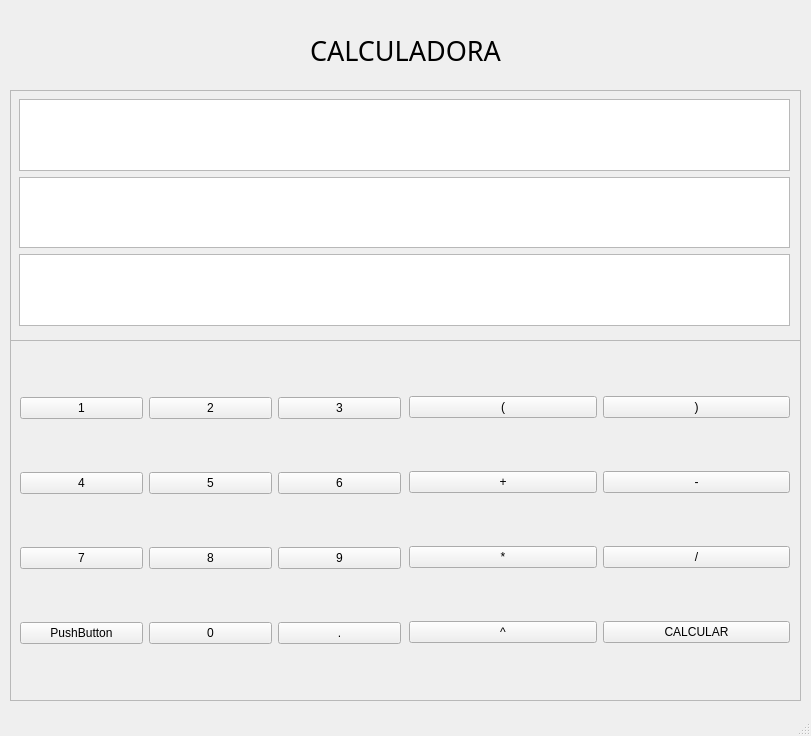
<?xml version="1.0" encoding="UTF-8"?>
<ui version="4.0">
 <class>CALCULADORA</class>
 <widget class="QMainWindow" name="CALCULADORA">
  <property name="geometry">
   <rect>
    <x>0</x>
    <y>0</y>
    <width>811</width>
    <height>736</height>
   </rect>
  </property>
  <property name="windowTitle">
   <string>CALCULADORA</string>
  </property>
  <widget class="QWidget" name="centralwidget">
   <widget class="QFrame" name="frame">
    <property name="geometry">
     <rect>
      <x>10</x>
      <y>90</y>
      <width>791</width>
      <height>251</height>
     </rect>
    </property>
    <property name="frameShape">
     <enum>QFrame::StyledPanel</enum>
    </property>
    <property name="frameShadow">
     <enum>QFrame::Raised</enum>
    </property>
    <widget class="QWidget" name="gridLayoutWidget_3">
     <property name="geometry">
      <rect>
       <x>9</x>
       <y>9</y>
       <width>771</width>
       <height>227</height>
      </rect>
     </property>
     <layout class="QGridLayout" name="gridPantalla">
      <item row="1" column="0">
       <widget class="QTextEdit" name="labelExpresionInfija"/>
      </item>
      <item row="3" column="0">
       <widget class="QTextEdit" name="labelResultado"/>
      </item>
      <item row="2" column="0">
       <widget class="QTextEdit" name="labelExpresionPostfija"/>
      </item>
     </layout>
    </widget>
   </widget>
   <widget class="QFrame" name="frame_2">
    <property name="geometry">
     <rect>
      <x>10</x>
      <y>340</y>
      <width>791</width>
      <height>361</height>
     </rect>
    </property>
    <property name="frameShape">
     <enum>QFrame::StyledPanel</enum>
    </property>
    <property name="frameShadow">
     <enum>QFrame::Raised</enum>
    </property>
    <widget class="QWidget" name="gridLayoutWidget">
     <property name="geometry">
      <rect>
       <x>10</x>
       <y>10</y>
       <width>381</width>
       <height>341</height>
      </rect>
     </property>
     <layout class="QGridLayout" name="gridNumerosPunto">
      <item row="1" column="1">
       <widget class="QPushButton" name="botonCinco">
        <property name="text">
         <string>5</string>
        </property>
       </widget>
      </item>
      <item row="0" column="0">
       <widget class="QPushButton" name="botonUno">
        <property name="text">
         <string>1</string>
        </property>
       </widget>
      </item>
      <item row="0" column="2">
       <widget class="QPushButton" name="botonTres">
        <property name="text">
         <string>3</string>
        </property>
       </widget>
      </item>
      <item row="1" column="0">
       <widget class="QPushButton" name="botonCuatro">
        <property name="text">
         <string>4</string>
        </property>
       </widget>
      </item>
      <item row="1" column="2">
       <widget class="QPushButton" name="botonSeis">
        <property name="text">
         <string>6</string>
        </property>
       </widget>
      </item>
      <item row="2" column="2">
       <widget class="QPushButton" name="botonNueve">
        <property name="text">
         <string>9</string>
        </property>
       </widget>
      </item>
      <item row="2" column="0">
       <widget class="QPushButton" name="botonSiete">
        <property name="text">
         <string>7</string>
        </property>
       </widget>
      </item>
      <item row="3" column="1">
       <widget class="QPushButton" name="botonCero">
        <property name="text">
         <string>0</string>
        </property>
       </widget>
      </item>
      <item row="3" column="2">
       <widget class="QPushButton" name="botonDecimal">
        <property name="text">
         <string>.</string>
        </property>
       </widget>
      </item>
      <item row="3" column="0">
       <widget class="QPushButton" name="pushButton_20">
        <property name="text">
         <string>PushButton</string>
        </property>
       </widget>
      </item>
      <item row="2" column="1">
       <widget class="QPushButton" name="botonOcho">
        <property name="text">
         <string>8</string>
        </property>
       </widget>
      </item>
      <item row="0" column="1">
       <widget class="QPushButton" name="botonDos">
        <property name="text">
         <string>2</string>
        </property>
       </widget>
      </item>
     </layout>
    </widget>
    <widget class="QWidget" name="gridLayoutWidget_2">
     <property name="geometry">
      <rect>
       <x>399</x>
       <y>9</y>
       <width>381</width>
       <height>341</height>
      </rect>
     </property>
     <layout class="QGridLayout" name="gridOperaciones">
      <item row="3" column="1">
       <widget class="QPushButton" name="botonCalcular">
        <property name="text">
         <string>CALCULAR</string>
        </property>
       </widget>
      </item>
      <item row="3" column="0">
       <widget class="QPushButton" name="botonPotencia">
        <property name="text">
         <string>^</string>
        </property>
       </widget>
      </item>
      <item row="1" column="0">
       <widget class="QPushButton" name="botonSuma">
        <property name="text">
         <string>+</string>
        </property>
       </widget>
      </item>
      <item row="0" column="0">
       <widget class="QPushButton" name="botonParentesis1">
        <property name="text">
         <string>(</string>
        </property>
       </widget>
      </item>
      <item row="0" column="1">
       <widget class="QPushButton" name="botonParentesis2">
        <property name="text">
         <string>)</string>
        </property>
       </widget>
      </item>
      <item row="1" column="1">
       <widget class="QPushButton" name="botonResta">
        <property name="text">
         <string>-</string>
        </property>
       </widget>
      </item>
      <item row="2" column="0">
       <widget class="QPushButton" name="botonMutiplicacion">
        <property name="text">
         <string>*</string>
        </property>
       </widget>
      </item>
      <item row="2" column="1">
       <widget class="QPushButton" name="botonDivision">
        <property name="text">
         <string>/</string>
        </property>
       </widget>
      </item>
     </layout>
    </widget>
   </widget>
   <widget class="QLabel" name="labelTitulo">
    <property name="geometry">
     <rect>
      <x>310</x>
      <y>30</y>
      <width>191</width>
      <height>41</height>
     </rect>
    </property>
    <property name="font">
     <font>
      <family>Trebuchet MS</family>
      <pointsize>20</pointsize>
     </font>
    </property>
    <property name="text">
     <string>CALCULADORA</string>
    </property>
   </widget>
  </widget>
  <widget class="QStatusBar" name="statusbar"/>
 </widget>
 <resources/>
 <connections/>
</ui>
